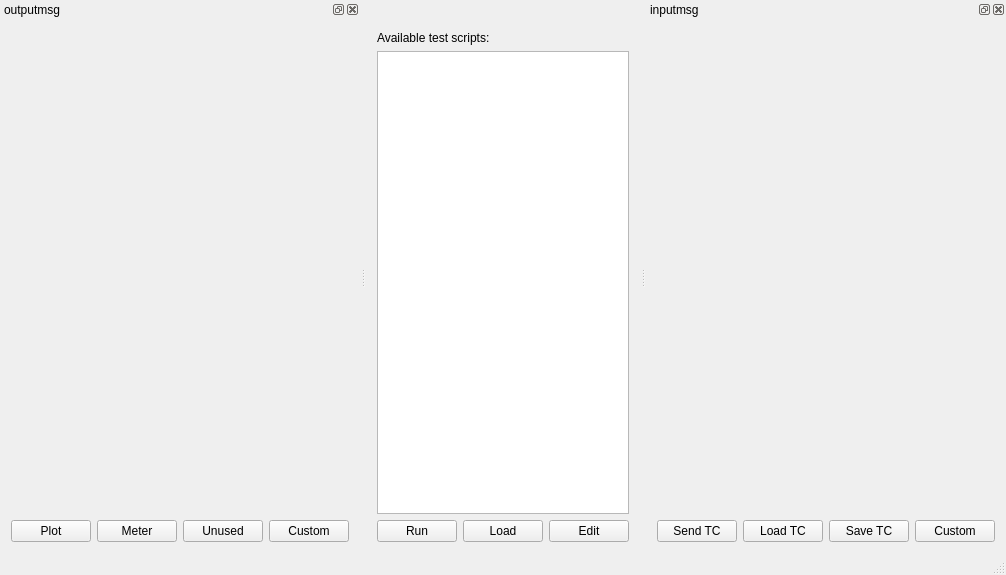
<?xml version="1.0" encoding="UTF-8"?>
<ui version="4.0">
 <class>MainWindow</class>
 <widget class="TasteMainWindow" name="MainWindow">
  <property name="geometry">
   <rect>
    <x>0</x>
    <y>0</y>
    <width>710</width>
    <height>575</height>
   </rect>
  </property>
  <property name="windowTitle">
   <string>gui</string>
  </property>
  <property name="tabShape">
   <enum>QTabWidget::Rounded</enum>
  </property>
  <property name="dockOptions">
   <set>QMainWindow::AllowNestedDocks|QMainWindow::AllowTabbedDocks|QMainWindow::AnimatedDocks</set>
  </property>
  <widget class="QWidget" name="centralWidget">
  <layout class="QVBoxLayout" name="verticalLayout">
     <item>
      <widget class="QLabel" name="tasteLogo" native="true">
       <property name="pixmap">
        <pixmap>tasteLogo_white.png</pixmap>
       </property>
      </widget>
     </item>
     <item>
      <widget class="QLabel" name="instructions" native="true">
       <property name="text">
        <string>Available test scripts:</string>
       </property>
      </widget>
     </item>
     <item>
      <widget class="QListWidget" name="msc" native="true"/>
     </item>
     <item>
      <layout class="QHBoxLayout" name="horizontalLayout">
       <item>
        <widget class="QPushButton" name="runMSC">
         <property name="text">
          <string>Run</string>
         </property>
        </widget>
       </item>
       <item>
        <widget class="QPushButton" name="loadMSC">
         <property name="text">
          <string>Load</string>
         </property>
        </widget>
       </item>
       <item>
        <widget class="QPushButton" name="editMSC">
         <property name="text">
          <string>Edit</string>
         </property>
        </widget>
       </item>
      </layout>
     </item>
    </layout>
   </widget>
   <widget class="QStatusBar" name="statusBar"/>
  <widget class="QDockWidget" name="tm_0">
   <property name="allowedAreas">
    <set>Qt::RightDockWidgetArea</set>
   </property>
   <property name="windowTitle">
    <string>outputmsg</string>
   </property>
   <attribute name="dockWidgetArea">
    <number>1</number>
   </attribute>
   <widget class="QWidget" name="dockWidgetContents">
    <layout class="QVBoxLayout" name="verticalLayout">
     <item>
      <widget class="asn1Viewer" name="outputmsg" native="true"/>
     </item>
     <item>
      <layout class="QHBoxLayout" name="horizontalLayout">
       <item>
        <widget class="QPushButton" name="plotButton">
         <property name="text">
          <string>Plot</string>
         </property>
        </widget>
       </item>
       <item>
        <widget class="QPushButton" name="meterButton">
         <property name="text">
          <string>Meter</string>
         </property>
        </widget>
       </item>
       <item>
        <widget class="QPushButton" name="unusedButton">
         <property name="text">
          <string>Unused</string>
         </property>
        </widget>
       </item>
       <item>
        <widget class="QPushButton" name="customCombo">
         <property name="text">
          <string>Custom</string>
         </property>
        </widget>
       </item>
      </layout>
     </item>
    </layout>
   </widget>
  </widget>
  <widget class="QDockWidget" name="tc_1">
   <property name="allowedAreas">
    <set>Qt::RightDockWidgetArea</set>
   </property>
   <property name="windowTitle">
    <string>inputmsg</string>
   </property>
   <attribute name="dockWidgetArea">
    <number>2</number>
   </attribute>
   <widget class="QWidget" name="dockWidgetContents">
    <layout class="QVBoxLayout" name="verticalLayout">
     <item>
      <widget class="asn1Editor" name="inputmsg" native="true"/>
     </item>
     <item>
      <layout class="QHBoxLayout" name="horizontalLayout">
       <item>
        <widget class="QPushButton" name="sendButton">
         <property name="text">
          <string>Send TC</string>
         </property>
        </widget>
       </item>
       <item>
        <widget class="QPushButton" name="loadButton">
         <property name="text">
          <string>Load TC</string>
         </property>
        </widget>
       </item>
       <item>
        <widget class="QPushButton" name="saveButton">
         <property name="text">
          <string>Save TC</string>
         </property>
        </widget>
       </item>
       <item>
        <widget class="QPushButton" name="customCombo">
         <property name="text">
          <string>Custom</string>
         </property>
        </widget>
       </item>
      </layout>
     </item>
    </layout>
   </widget>
  </widget>
 </widget>
 <layoutdefault spacing="6" margin="11"/>
 <customwidgets>
     <customwidget>
          <class>asn1Editor</class>
          <extends>QWidget</extends>
          <header>asn1_value_editor</header>
     </customwidget>
     <customwidget>
          <class>asn1Viewer</class>
          <extends>QWidget</extends>
          <header>asn1_value_editor</header>
     </customwidget>
     <customwidget>
          <class>TasteMainWindow</class>
          <extends>QMainWindow</extends>
          <header>TasteMainWindow</header>
     </customwidget>
 </customwidgets>
 <resources/>
 <connections/>
</ui>
